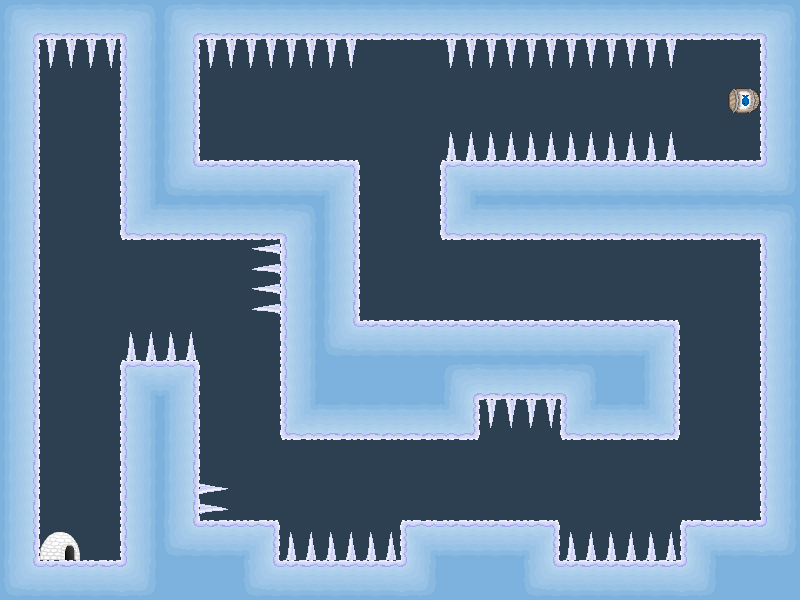

The image is a tile-based game level rendered from a .tmx file. Its description and source (layers, tilesets, objects; grid data summarised) follow:
An orthogonal 20x15 tile map with 40x40 px tiles, 1 tile layer (textures), 1 hidden layer not drawn, 3 tilesets and 13 objects (10x spikes, mainPlayer, me.LevelEntity, snowstorm).

<map version="1.0" orientation="orthogonal" width="20" height="15" tilewidth="40" tileheight="40" backgroundcolor="#2c4052">
 <tileset firstgid="1" name="solid" tilewidth="40" tileheight="40">
  <image source="tilesets/solid.png" width="40" height="40" />
  <tile id="0">
   <properties>
    <property name="type" value="solid" />
   </properties>
  </tile>
 </tileset>
 <tileset firstgid="2" name="textures" tilewidth="40" tileheight="40">
  <image source="tilesets/textures.png" width="160" height="480" />
 </tileset>
 <tileset firstgid="50" name="objects" tilewidth="40" tileheight="40">
  <image source="tilesets/objects.png" width="160" height="120" />
 </tileset>
 <layer name="textures" width="20" height="15">
  <data>[300 cells, 183 non-empty, 19 distinct tile ids]</data>
 </layer>
 <objectgroup color="#00ff00" name="Entities" width="20" height="15">
  <object name="mainPlayer" x="80" y="520" width="40" height="42" />
  <object name="me.LevelEntity" x="720" y="80" width="40" height="40" />
  <object name="snowstorm" x="240" y="80" width="40" height="40" />
 </objectgroup>
 <objectgroup color="#ff0000" name="EnemyEntities" width="20" height="15">
  <object name="spikes" x="40" y="40" width="80" height="40" />
  <object name="spikes" x="120" y="320" width="80" height="40" />
  <object name="spikes" x="200" y="40" width="160" height="40" />
  <object name="spikes" x="440" y="40" width="240" height="40" />
  <object name="spikes" x="440" y="120" width="240" height="40" />
  <object name="spikes" x="480" y="400" width="80" height="40" />
  <object name="spikes" x="280" y="520" width="120" height="40" />
  <object name="spikes" x="560" y="520" width="120" height="40" />
  <object name="spikes" x="240" y="240" width="40" height="80" />
  <object name="spikes" x="200" y="480" width="40" height="40" />
 </objectgroup>
 <layer name="collision" width="20" height="15" visible="0">
  <data>[300 cells, 150 non-empty, 1 distinct tile ids]</data>
 </layer>
</map>
